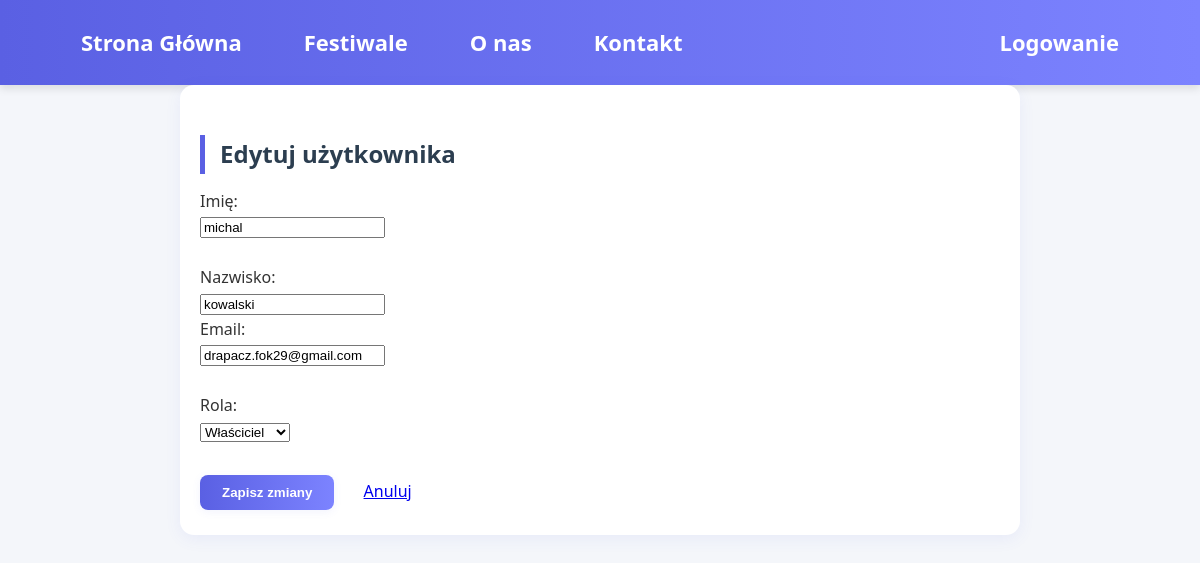
The app's page /php/edit_user.php?id=2 with its own data.
### tables this page shows
CREATE TABLE `uzytkownicy` (
  `uzytkownicy_id` int(11) NOT NULL,
  `nazwa` varchar(50) NOT NULL,
  `imie` varchar(50) NOT NULL,
  `nazwisko` varchar(50) NOT NULL,
  `data_urodzenia` date NOT NULL,
  `email` varchar(100) NOT NULL,
  `telefon` varchar(20) NOT NULL,
  `haslo` varchar(255) NOT NULL,
  `rola` varchar(50) NOT NULL DEFAULT 'klient',
  `data_dodania` datetime DEFAULT current_timestamp(),
  `aktywny` tinyint(1) DEFAULT 1
);

### php/edit_user.php (the view, shortened to what this page needs)
<?php
require_once 'config.php';
$id = (int)$_GET['id'];
$stmt = $pdo->prepare("SELECT * FROM uzytkownicy WHERE uzytkownicy_id = ?");
$stmt->execute([$id]);
$user = $stmt->fetch();
?>
<!DOCTYPE html>
<html lang="pl">
<head>
    <link rel="stylesheet" href="../styleCSS/Style.css">
</head>
<body>
    <?php include 'header.php'; ?>
    <div class="dashboard" style="max-width: 800px; margin: 0 auto; padding: 20px;">
        <h2>Edytuj użytkownika</h2>
        <form method="post">
            <label>Imię:</label><br>
            <input type="text" name="imie" value="<?php echo htmlspecialchars($user['imie']); ?>" required><br><br>
            <label>Nazwisko:</label><br>
            <input type="text" name="nazwisko"
       value="<?php echo isset($user['nazwisko']) ? htmlspecialchars($user['nazwisko']) : ''; ?>" <br><br>
            <label>Email:</label><br>
            <input type="email" name="email"
       value="<?php echo isset($user['email']) ? htmlspecialchars($user['email']) : ''; ?>"
       required ><br><br>
            <label>Rola:</label><br>
            <select name="rola">
                <option value="wlasciciel" <?= $user['rola'] === 'wlasciciel' ? 'selected' : '' ?>>Właściciel</option>
            </select><br><br>
            <button type="submit">Zapisz zmiany</button>
            <a href="panel_wlasciciela.php" style="margin-left: 20px;">Anuluj</a>
        </form>
    </div>
</body>
</html>

### styleCSS/Style.css (style rules this page uses)
body { margin: 0; font-family: 'Segoe UI', Tahoma, Geneva, Verdana, sans-serif; background-color: #f4f6fa; color: #333; line-height: 1.6; height: 100%; }
h1, h2 { color: #2c3e50; margin-bottom: 15px; }
h2 { font-size: 1.8rem; border-left: 5px solid #5a60e3; padding-left: 15px; }
.dashboard { max-width: 900px; margin: 40px auto; background: #fff; border-radius: 14px; box-shadow: 0 4px 16px rgba(90,96,227,0.08); padding: 40px 30px 30px 30px; }
.dashboard h2 { color: #2c3e50; margin-top: 30px; margin-bottom: 15px; font-size: 1.5rem; }
.dashboard .btn, .dashboard button { background: linear-gradient(90deg, #5a60e3, #7c83ff); color: #fff; border: none; border-radius: 8px; padding: 10px 22px; font-weight: 600; margin: 5px 5px 5px 0; cursor: pointer; transition: background 0.2s, box-shadow 0.2s; box-shadow: 0 2px 8px rgba(90,96,227,0.08); text-decoration: none; display: inline-block; }

### records on screen
uzytkownicy: imie "michal", nazwisko "kowalski", email "drapacz.fok29@gmail.com", rola "Właściciel"
